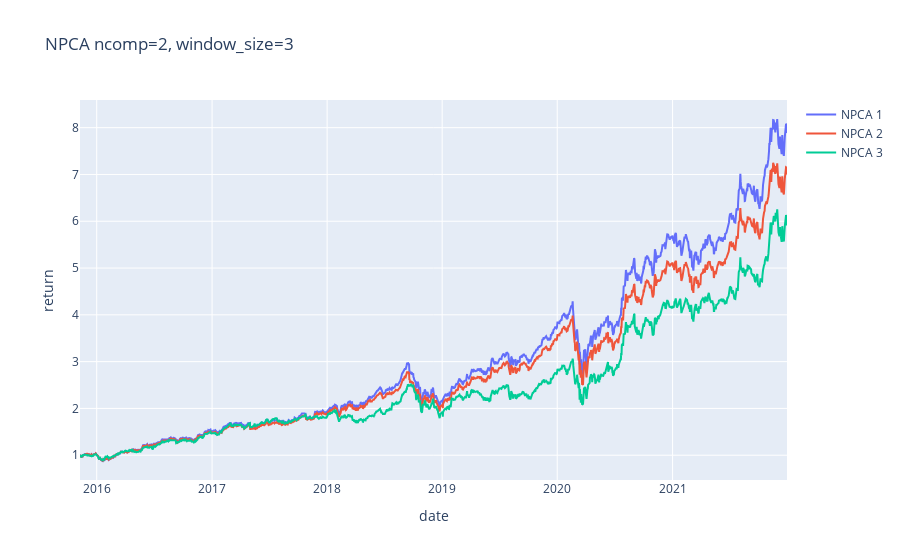

Write notebook code for a chart like this one.
### Code cell
portfolio_returns = [npca_portfolio_return_1, npca_portfolio_return_2, npca_portfolio_return_3]
names = ['NPCA 1', 'NPCA 2', 'NPCA 3']
plot_returns(names, portfolio_returns, 'NPCA ncomp=2, window_size=3', save=True)

### Figure 1 — Plotly figure (JSON) as saved in the notebook; plotly's stock layout.template omitted (floating-point values rounded to 4 significant figures; data arrays with more than 128 entries replaced by an {"elided": "..."} marker saying what was removed)
{"data": [{"name": "NPCA 1", "type": "scatter", "x": {"elided": "1547 str values"}, "y": {"elided": "1547 float values"}}, {"name": "NPCA 2", "type": "scatter", "x": {"elided": "1547 str values"}, "y": {"elided": "1547 float values"}}, {"name": "NPCA 3", "type": "scatter", "x": {"elided": "1547 str values"}, "y": {"elided": "1547 float values"}}], "layout": {"title": {"text": "NPCA ncomp=2, window_size=3"}, "xaxis": {"title": {"text": "date"}}, "yaxis": {"title": {"text": "return"}}}}
